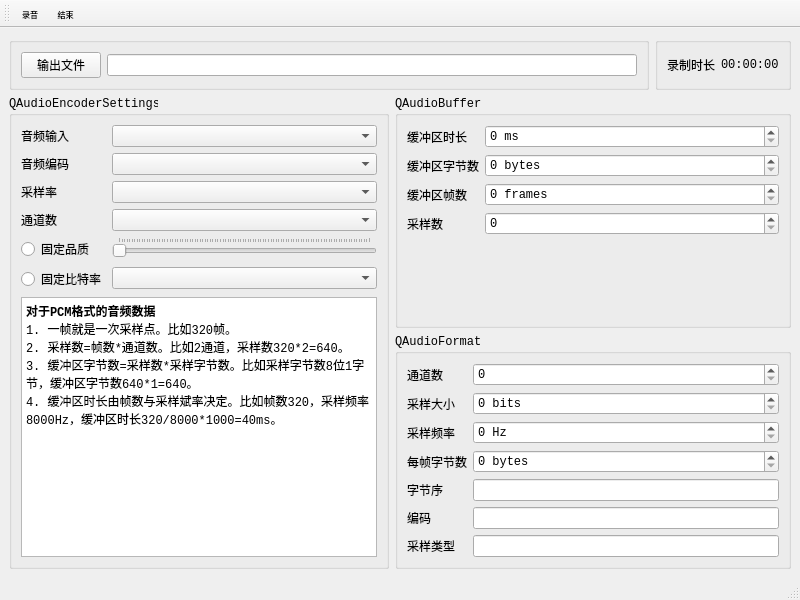
<?xml version="1.0" encoding="UTF-8"?>
<ui version="4.0">
 <class>Recorder</class>
 <widget class="QMainWindow" name="Recorder">
  <property name="geometry">
   <rect>
    <x>0</x>
    <y>0</y>
    <width>800</width>
    <height>600</height>
   </rect>
  </property>
  <property name="font">
   <font>
    <family>Consolas</family>
   </font>
  </property>
  <property name="windowTitle">
   <string>Recorder</string>
  </property>
  <widget class="QWidget" name="W_Central">
   <layout class="QGridLayout" name="gridLayout">
    <item row="0" column="0" colspan="2">
     <widget class="QGroupBox" name="GB_File">
      <property name="sizePolicy">
       <sizepolicy hsizetype="Preferred" vsizetype="Preferred">
        <horstretch>2</horstretch>
        <verstretch>0</verstretch>
       </sizepolicy>
      </property>
      <property name="title">
       <string/>
      </property>
      <layout class="QHBoxLayout" name="horizontalLayout_2">
       <item>
        <widget class="QPushButton" name="PB_File">
         <property name="text">
          <string>输出文件</string>
         </property>
        </widget>
       </item>
       <item>
        <widget class="QLineEdit" name="LE_File"/>
       </item>
      </layout>
     </widget>
    </item>
    <item row="0" column="2">
     <widget class="QGroupBox" name="GB_Timestamp">
      <property name="sizePolicy">
       <sizepolicy hsizetype="Preferred" vsizetype="Preferred">
        <horstretch>1</horstretch>
        <verstretch>0</verstretch>
       </sizepolicy>
      </property>
      <property name="title">
       <string/>
      </property>
      <layout class="QHBoxLayout" name="horizontalLayout">
       <item>
        <widget class="QLabel" name="L_Time_Label">
         <property name="text">
          <string>录制时长</string>
         </property>
        </widget>
       </item>
       <item>
        <widget class="QLabel" name="L_Timestamp">
         <property name="text">
          <string>00:00:00</string>
         </property>
        </widget>
       </item>
      </layout>
     </widget>
    </item>
    <item row="1" column="0" rowspan="2">
     <widget class="QGroupBox" name="GB_QAudioEncodingSettings">
      <property name="sizePolicy">
       <sizepolicy hsizetype="Preferred" vsizetype="Preferred">
        <horstretch>3</horstretch>
        <verstretch>1</verstretch>
       </sizepolicy>
      </property>
      <property name="title">
       <string>QAudioEncoderSettings</string>
      </property>
      <layout class="QFormLayout" name="formLayout">
       <item row="0" column="0">
        <widget class="QLabel" name="L_Audio_Inputs">
         <property name="text">
          <string>音频输入</string>
         </property>
        </widget>
       </item>
       <item row="0" column="1">
        <widget class="QComboBox" name="CB_Audio_Inputs"/>
       </item>
       <item row="1" column="0">
        <widget class="QLabel" name="L_Supported_Audio_Codecs">
         <property name="text">
          <string>音频编码</string>
         </property>
        </widget>
       </item>
       <item row="1" column="1">
        <widget class="QComboBox" name="CB_Supported_Audio_Codecs"/>
       </item>
       <item row="2" column="0">
        <widget class="QLabel" name="L_Sample_Rate_1">
         <property name="text">
          <string>采样率</string>
         </property>
        </widget>
       </item>
       <item row="2" column="1">
        <widget class="QComboBox" name="CB_Sample_Rate"/>
       </item>
       <item row="3" column="0">
        <widget class="QLabel" name="L_Channels">
         <property name="text">
          <string>通道数</string>
         </property>
        </widget>
       </item>
       <item row="3" column="1">
        <widget class="QComboBox" name="CB_Channels"/>
       </item>
       <item row="4" column="0">
        <widget class="QRadioButton" name="RB_Quality">
         <property name="text">
          <string>固定品质</string>
         </property>
        </widget>
       </item>
       <item row="4" column="1">
        <widget class="QSlider" name="S_Quality">
         <property name="orientation">
          <enum>Qt::Horizontal</enum>
         </property>
         <property name="tickPosition">
          <enum>QSlider::TicksAbove</enum>
         </property>
         <property name="tickInterval">
          <number>0</number>
         </property>
        </widget>
       </item>
       <item row="5" column="0">
        <widget class="QRadioButton" name="RB_Bit_Rate">
         <property name="text">
          <string>固定比特率</string>
         </property>
        </widget>
       </item>
       <item row="5" column="1">
        <widget class="QComboBox" name="CB_Bit_Rate"/>
       </item>
       <item row="6" column="0" colspan="2">
        <widget class="QTextEdit" name="TE_Tips">
         <property name="autoFormatting">
          <set>QTextEdit::AutoAll</set>
         </property>
         <property name="markdown">
          <string>`对于PCM格式的音频数据`

`1. 一帧就是一次采样点。比如320帧。`

`2. 采样数=帧数*通道数。比如2通道，采样数320*2=640。`

`3. 缓冲区字节数=采样数*采样字节数。比如采样字节数8位1字节，缓冲区字节数640*1=640。`

`4. 缓冲区时长由帧数与采样斌率决定。比如帧数320，采样频率8000Hz，缓冲区时长320/8000*1000=40ms。`

</string>
         </property>
         <property name="html">
          <string>&lt;!DOCTYPE HTML PUBLIC &quot;-//W3C//DTD HTML 4.0//EN&quot; &quot;http://www.w3.org/TR/REC-html40/strict.dtd&quot;&gt;
&lt;html&gt;&lt;head&gt;&lt;meta name=&quot;qrichtext&quot; content=&quot;1&quot; /&gt;&lt;style type=&quot;text/css&quot;&gt;
p, li { white-space: pre-wrap; }
&lt;/style&gt;&lt;/head&gt;&lt;body style=&quot; font-family:'Consolas'; font-size:9pt; font-weight:400; font-style:normal;&quot;&gt;
&lt;p style=&quot; margin-top:0px; margin-bottom:0px; margin-left:0px; margin-right:0px; -qt-block-indent:0; text-indent:0px;&quot;&gt;&lt;span style=&quot; font-weight:600;&quot;&gt;对于PCM格式的音频数据&lt;/span&gt;&lt;/p&gt;
&lt;p style=&quot; margin-top:0px; margin-bottom:0px; margin-left:0px; margin-right:0px; -qt-block-indent:0; text-indent:0px;&quot;&gt;1. 一帧就是一次采样点。比如320帧。&lt;/p&gt;
&lt;p style=&quot; margin-top:0px; margin-bottom:0px; margin-left:0px; margin-right:0px; -qt-block-indent:0; text-indent:0px;&quot;&gt;2. 采样数=帧数*通道数。比如2通道，采样数320*2=640。&lt;/p&gt;
&lt;p style=&quot; margin-top:0px; margin-bottom:0px; margin-left:0px; margin-right:0px; -qt-block-indent:0; text-indent:0px;&quot;&gt;3. 缓冲区字节数=采样数*采样字节数。比如采样字节数8位1字节，缓冲区字节数640*1=640。&lt;/p&gt;
&lt;p style=&quot; margin-top:0px; margin-bottom:0px; margin-left:0px; margin-right:0px; -qt-block-indent:0; text-indent:0px;&quot;&gt;4. 缓冲区时长由帧数与采样斌率决定。比如帧数320，采样频率8000Hz，缓冲区时长320/8000*1000=40ms。&lt;/p&gt;
&lt;p style=&quot;-qt-paragraph-type:empty; margin-top:0px; margin-bottom:0px; margin-left:0px; margin-right:0px; -qt-block-indent:0; text-indent:0px;&quot;&gt;&lt;br /&gt;&lt;/p&gt;
&lt;p style=&quot;-qt-paragraph-type:empty; margin-top:0px; margin-bottom:0px; margin-left:0px; margin-right:0px; -qt-block-indent:0; text-indent:0px;&quot;&gt;&lt;br /&gt;&lt;/p&gt;&lt;/body&gt;&lt;/html&gt;</string>
         </property>
        </widget>
       </item>
      </layout>
     </widget>
    </item>
    <item row="1" column="1" colspan="2">
     <widget class="QGroupBox" name="GB_QAudioBuffer">
      <property name="sizePolicy">
       <sizepolicy hsizetype="Preferred" vsizetype="Preferred">
        <horstretch>0</horstretch>
        <verstretch>1</verstretch>
       </sizepolicy>
      </property>
      <property name="title">
       <string>QAudioBuffer</string>
      </property>
      <layout class="QFormLayout" name="formLayout_2">
       <item row="0" column="0">
        <widget class="QLabel" name="L_Duration">
         <property name="text">
          <string>缓冲区时长</string>
         </property>
        </widget>
       </item>
       <item row="0" column="1">
        <widget class="QSpinBox" name="SB_Duration">
         <property name="suffix">
          <string> ms</string>
         </property>
        </widget>
       </item>
       <item row="1" column="0">
        <widget class="QLabel" name="L_Byte_Count">
         <property name="text">
          <string>缓冲区字节数</string>
         </property>
        </widget>
       </item>
       <item row="1" column="1">
        <widget class="QSpinBox" name="SB_Byte_Count">
         <property name="suffix">
          <string> bytes</string>
         </property>
        </widget>
       </item>
       <item row="2" column="0">
        <widget class="QLabel" name="L_Frame_Count">
         <property name="text">
          <string>缓冲区帧数</string>
         </property>
        </widget>
       </item>
       <item row="2" column="1">
        <widget class="QSpinBox" name="SB_Frame_Count">
         <property name="suffix">
          <string> frames</string>
         </property>
        </widget>
       </item>
       <item row="3" column="0">
        <widget class="QLabel" name="L_Sample_Count">
         <property name="text">
          <string>采样数</string>
         </property>
        </widget>
       </item>
       <item row="3" column="1">
        <widget class="QSpinBox" name="SB_Sample_Count"/>
       </item>
      </layout>
     </widget>
    </item>
    <item row="2" column="1" colspan="2">
     <widget class="QGroupBox" name="GB_QAudioFormat">
      <property name="sizePolicy">
       <sizepolicy hsizetype="Preferred" vsizetype="Preferred">
        <horstretch>0</horstretch>
        <verstretch>1</verstretch>
       </sizepolicy>
      </property>
      <property name="title">
       <string>QAudioFormat</string>
      </property>
      <layout class="QFormLayout" name="formLayout_3">
       <item row="0" column="0">
        <widget class="QLabel" name="L_Channel_Count">
         <property name="text">
          <string>通道数</string>
         </property>
        </widget>
       </item>
       <item row="0" column="1">
        <widget class="QSpinBox" name="SB_Channel_Count"/>
       </item>
       <item row="1" column="0">
        <widget class="QLabel" name="L_Sample_Size">
         <property name="text">
          <string>采样大小</string>
         </property>
        </widget>
       </item>
       <item row="1" column="1">
        <widget class="QSpinBox" name="SB_Sample_Size">
         <property name="suffix">
          <string> bits</string>
         </property>
        </widget>
       </item>
       <item row="2" column="0">
        <widget class="QLabel" name="L_Sample_Rate_2">
         <property name="text">
          <string>采样频率</string>
         </property>
        </widget>
       </item>
       <item row="2" column="1">
        <widget class="QSpinBox" name="SB_Sample_Rate">
         <property name="suffix">
          <string> Hz</string>
         </property>
        </widget>
       </item>
       <item row="3" column="0">
        <widget class="QLabel" name="L_Bytes_Per_Frame">
         <property name="text">
          <string>每帧字节数</string>
         </property>
        </widget>
       </item>
       <item row="3" column="1">
        <widget class="QSpinBox" name="SB_Bytes_Per_Frame">
         <property name="suffix">
          <string> bytes</string>
         </property>
        </widget>
       </item>
       <item row="4" column="0">
        <widget class="QLabel" name="L_Byte_Order">
         <property name="text">
          <string>字节序</string>
         </property>
        </widget>
       </item>
       <item row="4" column="1">
        <widget class="QLineEdit" name="LE_Byte_Order"/>
       </item>
       <item row="5" column="0">
        <widget class="QLabel" name="L_Codec">
         <property name="text">
          <string>编码</string>
         </property>
        </widget>
       </item>
       <item row="5" column="1">
        <widget class="QLineEdit" name="LE_Codec"/>
       </item>
       <item row="6" column="0">
        <widget class="QLabel" name="L_Sample_Type">
         <property name="text">
          <string>采样类型</string>
         </property>
        </widget>
       </item>
       <item row="6" column="1">
        <widget class="QLineEdit" name="LE_Sample_Type"/>
       </item>
      </layout>
     </widget>
    </item>
   </layout>
  </widget>
  <widget class="QMenuBar" name="MB_Menu">
   <property name="geometry">
    <rect>
     <x>0</x>
     <y>0</y>
     <width>800</width>
     <height>26</height>
    </rect>
   </property>
  </widget>
  <widget class="QStatusBar" name="SB_Status"/>
  <widget class="QToolBar" name="TB_Tool">
   <property name="font">
    <font>
     <family>Consolas</family>
     <pointsize>6</pointsize>
    </font>
   </property>
   <property name="windowTitle">
    <string>toolBar</string>
   </property>
   <property name="iconSize">
    <size>
     <width>20</width>
     <height>20</height>
    </size>
   </property>
   <property name="toolButtonStyle">
    <enum>Qt::ToolButtonTextUnderIcon</enum>
   </property>
   <attribute name="toolBarArea">
    <enum>TopToolBarArea</enum>
   </attribute>
   <attribute name="toolBarBreak">
    <bool>false</bool>
   </attribute>
   <addaction name="A_Record_Pause"/>
   <addaction name="A_Stop"/>
  </widget>
  <action name="A_Record_Pause">
   <property name="icon">
    <iconset resource="images.qrc">
     <normaloff>:/images/icons/play_circle.png</normaloff>:/images/icons/play_circle.png</iconset>
   </property>
   <property name="text">
    <string>录音</string>
   </property>
  </action>
  <action name="A_Stop">
   <property name="icon">
    <iconset resource="images.qrc">
     <normaloff>:/images/icons/stop_circle.png</normaloff>:/images/icons/stop_circle.png</iconset>
   </property>
   <property name="text">
    <string>结束</string>
   </property>
  </action>
 </widget>
 <resources>
  <include location="images.qrc"/>
 </resources>
 <connections/>
</ui>
